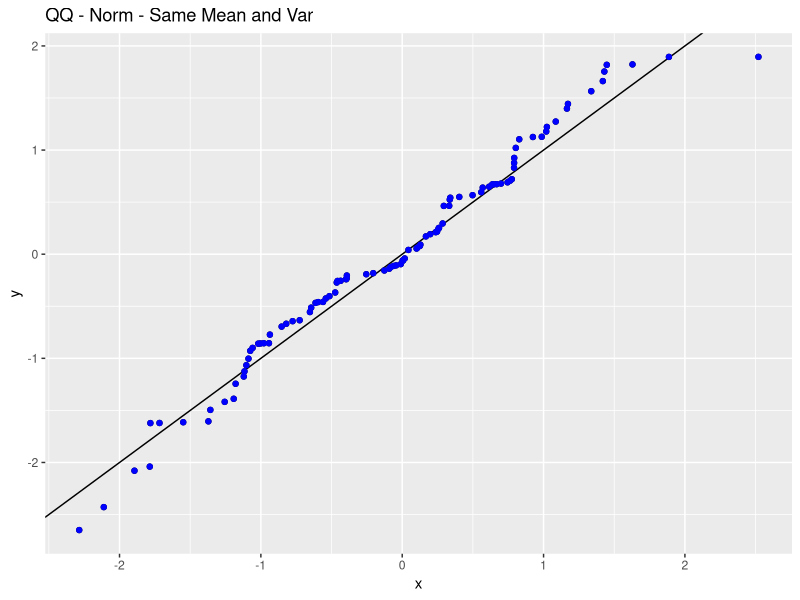
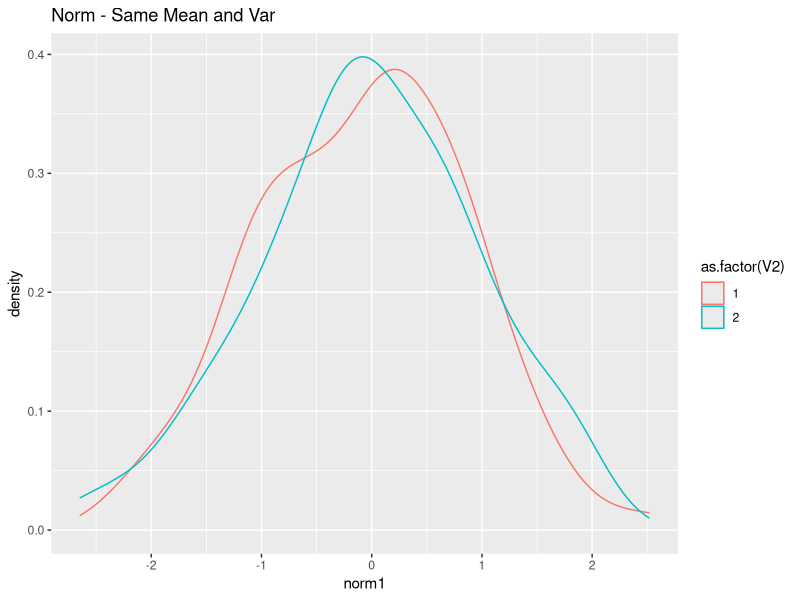
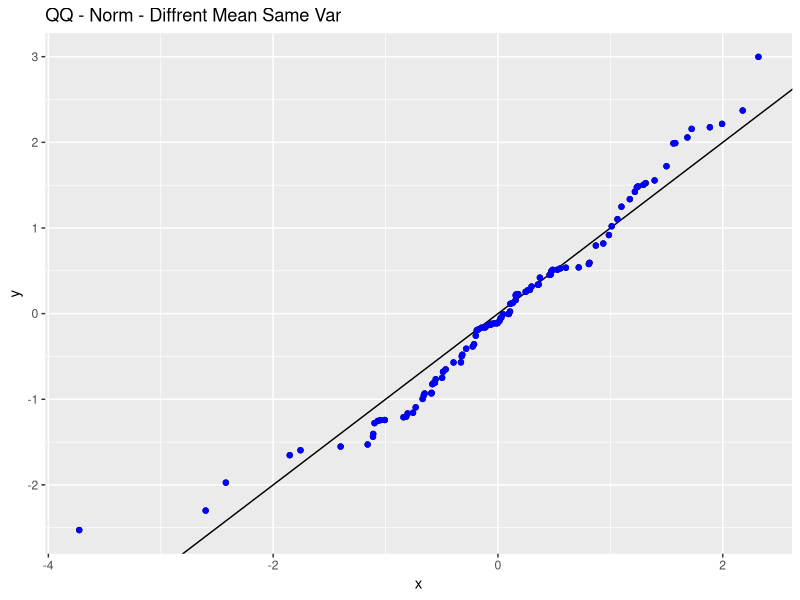
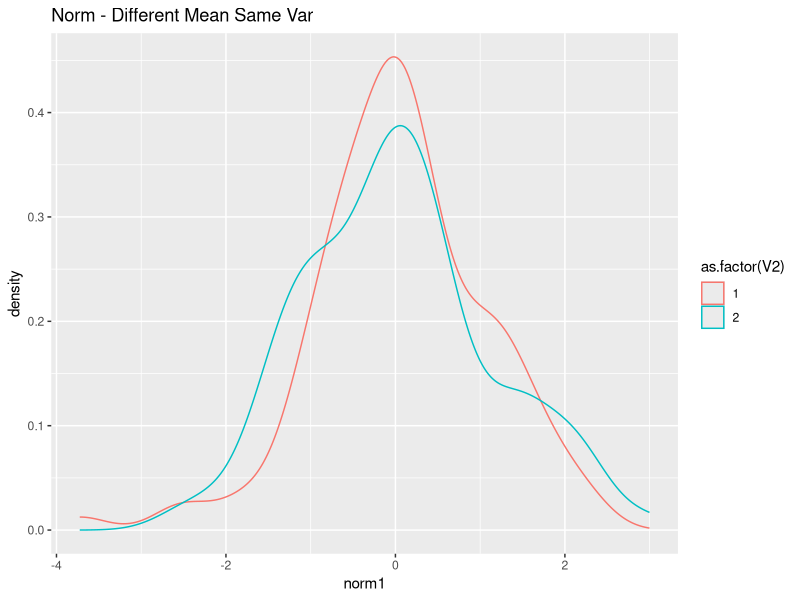
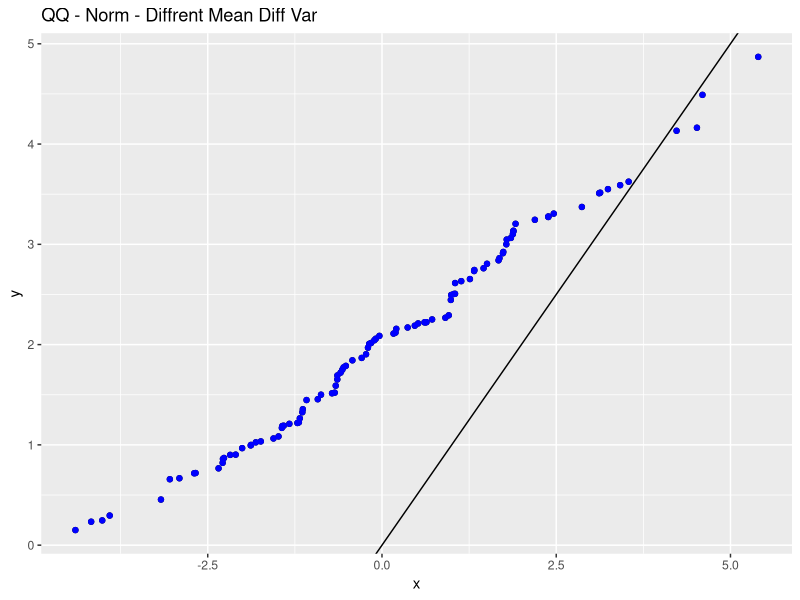
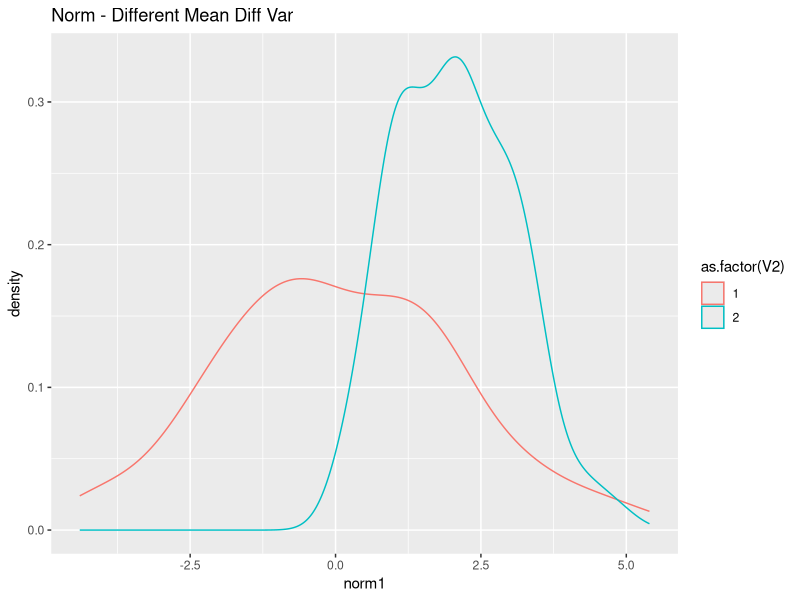
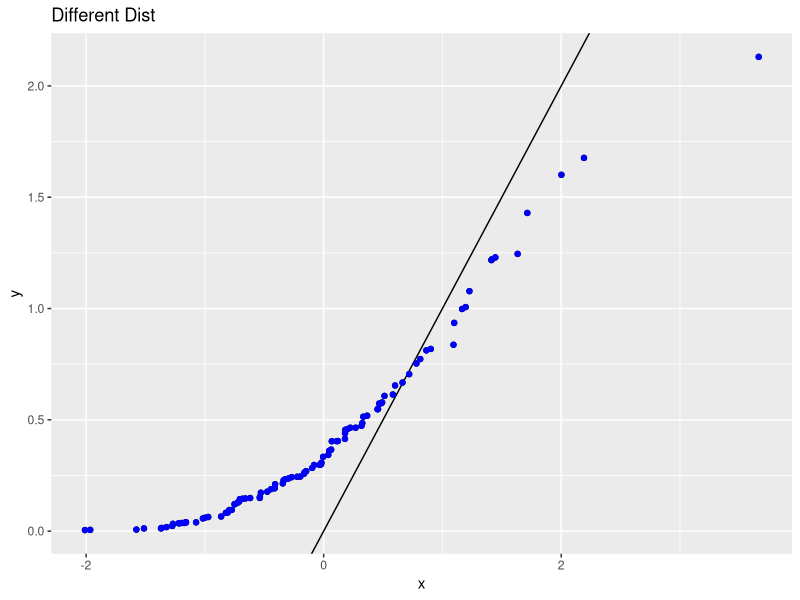
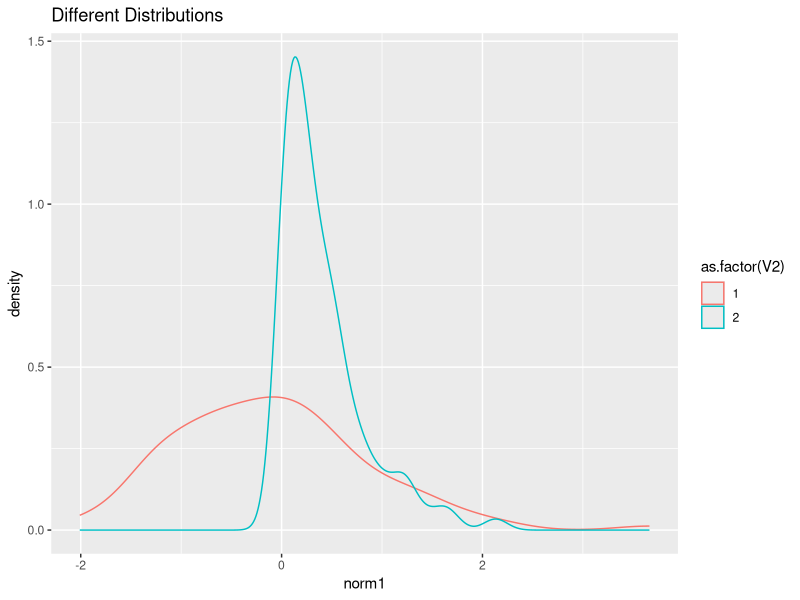

Write R code to recreate these figures, in order. (Note: this script raises an error after producing the figures.)
library(ggplot2)
#################################################################################################################
#Some initial plotting parameters for the abline
slope=1
int = 0

#################################################################################################################
#Same Mean Same variance
norm1<-rnorm(100,0,1)
norm2<-rnorm(100,0,1)

x<-cbind(norm1,1)
y<-cbind(norm2,2)
#rbind(x,y)

d1 <- as.data.frame(qqplot(norm1,norm2,plot.it=FALSE))
p1<-ggplot(d1) + geom_point(aes(x=x, y=y)) + geom_abline(slope = slope, intercept = int) + 
  geom_point(aes(x=x, y=y),colour="blue")+ggtitle("QQ - Norm - Same Mean and Var")

d2<-data.frame(rbind(x,y))
p2 <- ggplot(d2, aes(x=norm1, colour=as.factor(V2))) +
  geom_density() +
  ggtitle("Norm - Same Mean and Var")

#################################################################################################################
#Different Mean Same Variance

norm1<-rnorm(100,0,1)
norm2<-rnorm(100,.1,1)

x<-cbind(norm1,1)
y<-cbind(norm2,2)

d1 <- as.data.frame(qqplot(norm1,norm2,plot.it=FALSE))
p3<-ggplot(d1) + geom_point(aes(x=x, y=y)) + geom_abline(slope = slope, intercept = int) + 
  geom_point(aes(x=x, y=y),colour="blue")+ggtitle("QQ - Norm - Diffrent Mean Same Var")

d2<-data.frame(rbind(x,y))
p4 <- ggplot(d2, aes(x=norm1, colour=as.factor(V2))) +
  geom_density() +
  ggtitle("Norm - Different Mean Same Var")

#################################################################################################################
#Diffent Mean and Different Variance

norm1<-rnorm(100,0,2)
norm2<-rnorm(100,2,1)

x<-cbind(norm1,1)
y<-cbind(norm2,2)

d1 <- as.data.frame(qqplot(norm1,norm2,plot.it=FALSE))
p5<-ggplot(d1) + geom_point(aes(x=x, y=y)) + geom_abline(slope = slope, intercept = int) + 
  geom_point(aes(x=x, y=y),colour="blue")+ggtitle("QQ - Norm - Diffrent Mean Diff Var")

d2<-data.frame(rbind(x,y))
p6 <- ggplot(d2, aes(x=norm1, colour=as.factor(V2))) +
  geom_density() +
  ggtitle("Norm - Different Mean Diff Var")

#################################################################################################################

#Different Distributions
norm1<-rnorm(100,0,1)
norm2<-rexp(100,2)

x<-cbind(norm1,1)
y<-cbind(norm2,2)
#rbind(x,y)

d1 <- as.data.frame(qqplot(norm1,norm2,plot.it=FALSE))
p7<-ggplot(d1) + geom_point(aes(x=x, y=y)) + geom_abline(slope = slope, intercept = int) + 
  geom_point(aes(x=x, y=y),colour="blue")+ggtitle("Different Dist")

d2<-data.frame(rbind(x,y))
p8 <- ggplot(d2, aes(x=norm1, colour=as.factor(V2))) +
  geom_density() +
  ggtitle("Different Distributions")

#################################################################################################################
#Will need to source the multiplot.R script to plot below

multiplot(p1,p3,p5,p7,p2,p4,p6,p8,cols=2)
